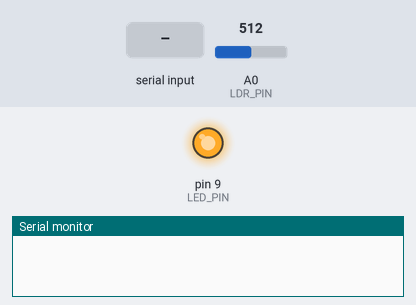
Bench run of a sketch on a simulated Arduino Uno, built with avr-gcc and run on an emulated ATmega328P. Parts: output pins drawn as LEDs (lit = HIGH), the last lines printed to the serial monitor. The test bench sets the inputs (shaded band); at power-on: A0 (LDR_PIN) = 512.

Above: at 1.2 s.
1.3 s: A0 (LDR_PIN) set to 760
At 1.7 s:
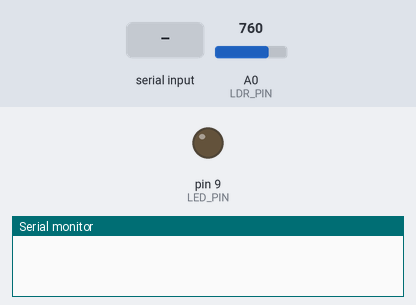
2.8 s: A0 (LDR_PIN) set to 740
At 3.29 s:
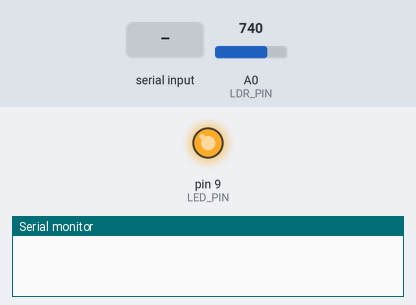
5.8 s: A0 (LDR_PIN) set to 716
14.8 s: "OFF\n" received over Serial
At 15.01 s:
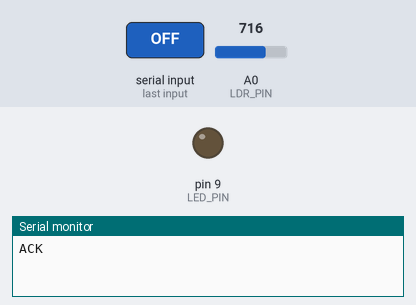
Timing chart, 0 to 17.8 s (numbered marks = the images above; inputs shaded):
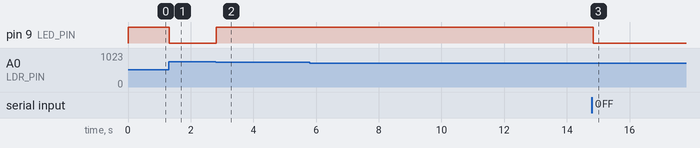

Measured:
- the behaviour switches between 750 and 749 on A0 (LDR_PIN) (found by bisection; images 1 and 2)
- after the input at 1.3 s, pin 9 (LED_PIN): HIGH → LOW at once
- after the input at 2.8 s, pin 9 (LED_PIN): LOW → HIGH at once
- after the input at 14.8 s, pin 9 (LED_PIN): HIGH → LOW at once

The sketch:

arduino1_ldr.ino
```cpp
/*
 * Arduino 1 - Capteur de luminosite (LDR)
 * Protocole:
 *   GET  -> "ARD1:VAL:<valeur>"
 *   AUTO -> LED selon luminosite
 *   ON   -> allume la LED
 *   OFF  -> eteint la LED
 */

const int LDR_PIN = 0;
const int LED_PIN = 9;
const int SEUIL_LDR = 750;

bool ledAllumee = false;
bool modeAuto = true;

int lightLevel, high = 0, low = 1023;

void appliquerLedAuto() {
  int valeur = analogRead(LDR_PIN);
  ledAllumee = (valeur < SEUIL_LDR);
}

void appliquerLed() {
  digitalWrite(LED_PIN, ledAllumee ? HIGH : LOW);
}

void traiterCommande(String cmd) {
  cmd.trim();
  cmd.toUpperCase();

  if (cmd == "GET") {
    int valeur = analogRead(LDR_PIN);
    Serial.print("ARD1:VAL:");
    Serial.println(valeur);
    return;
  }

  if (cmd == "AUTO") {
    modeAuto = true;
    appliquerLedAuto();
    appliquerLed();
    Serial.println("ACK");
    return;
  }

  if (cmd == "ON") {
    modeAuto = false;
    ledAllumee = true;
    appliquerLed();
    Serial.println("ACK");
    return;
  }

  if (cmd == "OFF") {
    modeAuto = false;
    ledAllumee = false;
    appliquerLed();
    Serial.println("ACK");
    return;
  }

  Serial.println("ERR");
}

void setup() {
  Serial.begin(9600);
  pinMode(LED_PIN, OUTPUT);
  appliquerLedAuto();
  appliquerLed();
}

void loop() {
  if (modeAuto) {
    appliquerLedAuto();
  }
  appliquerLed();

  if (Serial.available()) {
    String commande = Serial.readStringUntil('\n');
    traiterCommande(commande);
  }
  delay(50);


  lightLevel = analogRead(LDR_PIN);

  //manualTune();

  autoTune();

  analogWrite(LED_PIN, 255 - lightLevel);

}


void manualTune()
{

  lightLevel = map(lightLevel, 0, 1023, 0, 255);
  lightLevel = constrain(lightLevel, 0, 255);

}


void autoTune()
{

  if (lightLevel < low)
  {
    low = lightLevel;
  }

  if (lightLevel > high)
  {
    high = lightLevel;
  }

  lightLevel = map(lightLevel, low+30, high-30, 0, 255);
  lightLevel = constrain(lightLevel, 0, 255);

}
```
